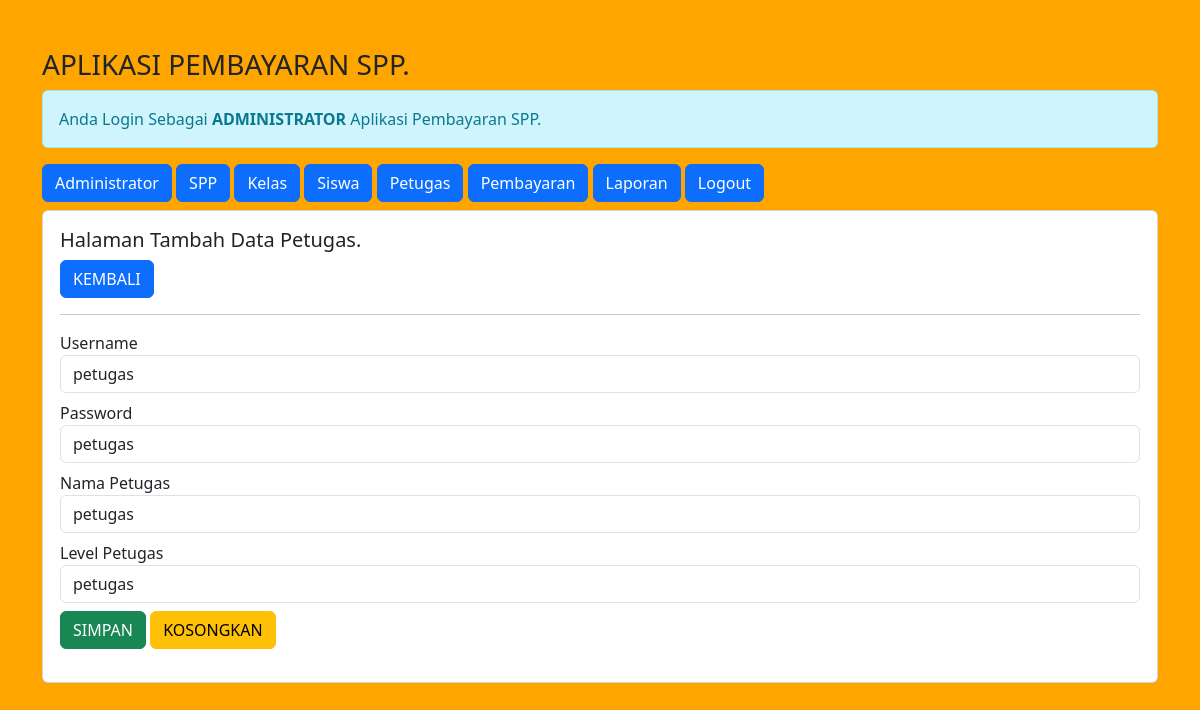
Screenshot of /admin/admin.php?url=edit-petugas&id_petugas=3 (signed in) with the database file from the repository.
### tables this page shows
CREATE TABLE `petugas` (
  `id_petugas` int(11) NOT NULL,
  `username` varchar(25) NOT NULL,
  `password` varchar(32) NOT NULL,
  `nama_petugas` varchar(35) NOT NULL,
  `level` enum('admin','petugas') NOT NULL
);

### admin/edit-petugas.php (the view, shortened to what this page needs)
 <?php
$id_petugas= $_GET['id_petugas'];
include'../koneksi.php';
$sql = "SELECT*FROM petugas WHERE id_petugas='$id_petugas'";
	$query = mysqli_query($koneksi, $sql);
	$data = mysqli_fetch_array($query);
 ?>
 <h5>Halaman Tambah Data Petugas.</h5>
<a href="?url=petugas" class="btn btn-primary"> KEMBALI </a>
<hr>
<form method="post" action="?url=proses-edit-petugas&id_petugas=<?= $id_petugas; ?>">
	<div class="from-group mb-2">
		<label>Username</label>
		<input value="<?= $data['username'] ?>" type="text" name="username" class="form-control" required>
	</div>
	<div class="from-group mb-2">
		<label>Password</label>
		<input value="<?= $data['username'] ?>" type="text" name="password" class="form-control" required>
	</div>
	<div class="from-group mb-2">
		<label>Nama Petugas</label>
		<input value="<?= $data['username'] ?>" type="text" name="nama_petugas" class="form-control" required>
	</div>
	<div class="form-group mb-2">
		<label>Level Petugas</label>
		<select name="level" class="form-control" required>
			<option value="<?= $data['level'] ?>"><?= $data['level'] ?></option>
		</select>
	</div>
	<div class="form-group">
		<button type="submit" class="btn btn-success"> SIMPAN </button>
		<button type="reset" class="btn btn-warning"> KOSONGKAN </button>
	</div>
</form>

### rows the page displays
petugas: username "petugas", password "petugas", nama_petugas "petugas", level "petugas"
